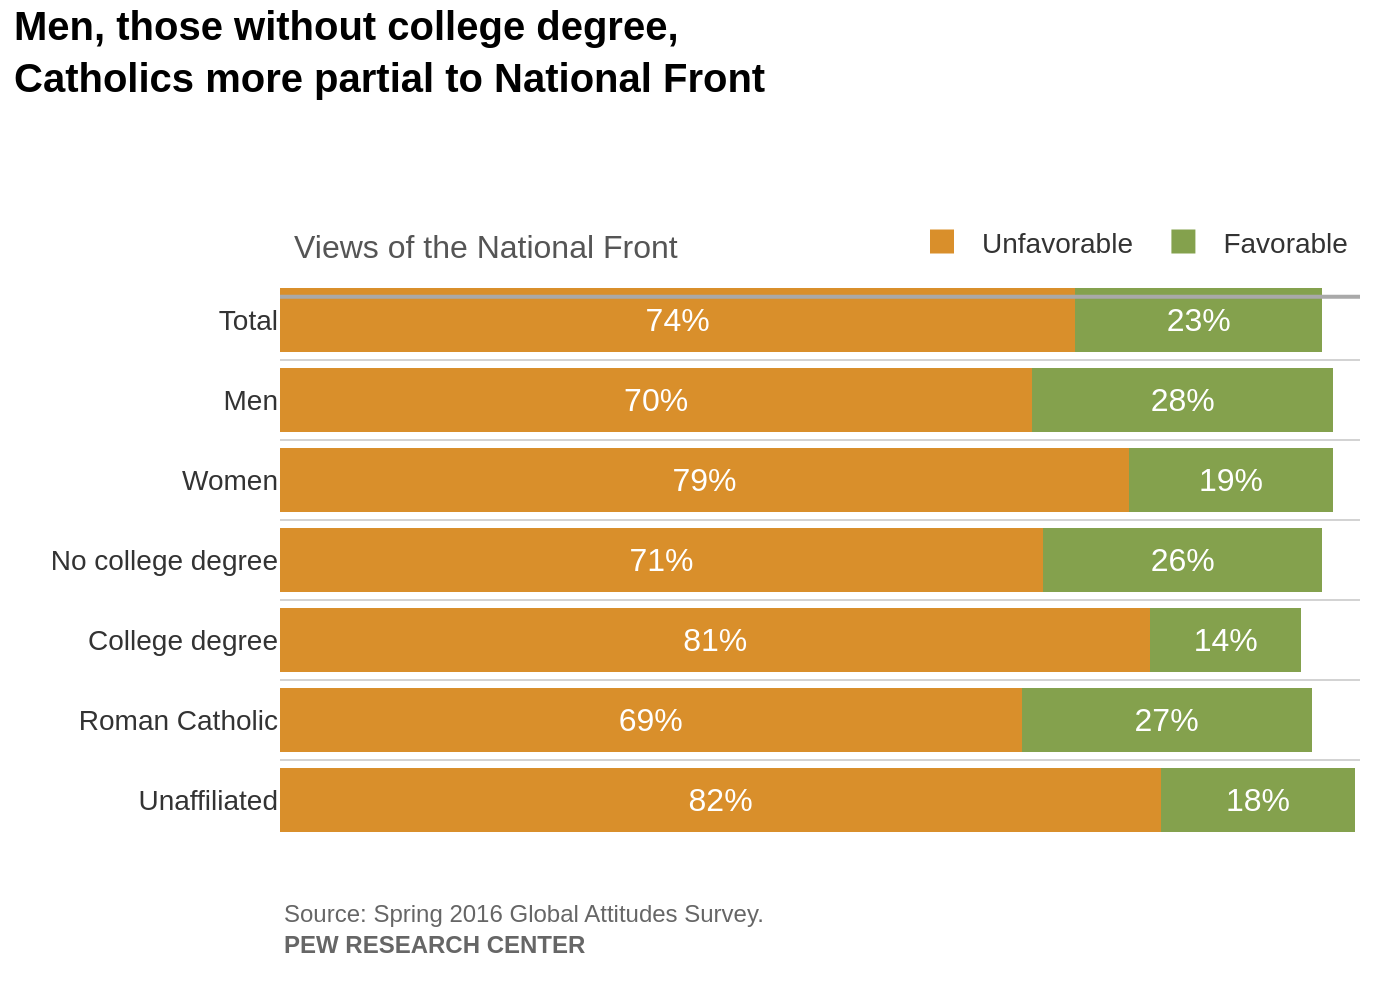

The Python source for this figure:
import sys
import json
import plotly.graph_objects as go
import os

# Check if the file path is provided as a command-line argument
if len(sys.argv) != 2:
    print("Usage: python generate_chart.py <path_to_json_file>")
    sys.exit(1)

json_file_path = sys.argv[1]

# Check if the JSON file exists
if not os.path.exists(json_file_path):
    print(f"Error: File not found at {json_file_path}")
    sys.exit(1)

# Read data from the specified JSON file
with open(json_file_path, 'r', encoding='utf-8') as f:
    chart_config = json.load(f)

# Extract data and texts from the JSON structure
chart_data = chart_config['chart_data']
texts = chart_config['texts']
colors = chart_config['colors']
categories = chart_data['categories']
series = chart_data['series']

# Initialize the figure
fig = go.Figure()

# Plotly plots categories from bottom to top, so we reverse the lists
y_categories = categories[::-1]

# Add a trace for each data series
for i, s in enumerate(series):
    # Reverse data to match the reversed categories
    series_data = s['data'][::-1]
    
    fig.add_trace(go.Bar(
        y=y_categories,
        x=series_data,
        name=texts['legend_labels'][i],
        orientation='h',
        marker=dict(
            color=colors[i],
            line_width=0
        ),
        text=[f'{val}%' for val in series_data],
        textposition='inside',
        insidetextanchor='middle',
        textfont=dict(
            family='Arial',
            size=16,
            color='white'
        ),
        hoverinfo='none'
    ))

# Configure the layout
fig.update_layout(
    barmode='stack',
    title=dict(
        text=f"<b>{texts['title']}</b>",
        font=dict(family='Arial', size=20, color='black'),
        x=0.01,
        xanchor='left',
        y=0.96,
        yanchor='top'
    ),
    xaxis=dict(
        showgrid=False,
        showline=False,
        showticklabels=False,
        zeroline=False,
        range=[0, 100.5] # Add a little padding to the right
    ),
    yaxis=dict(
        showgrid=False,
        showline=False,
        zeroline=False,
        ticks='',
        categoryorder='array',
        categoryarray=y_categories,
        tickfont=dict(family='Arial', size=14)
    ),
    legend=dict(
        orientation="h",
        yanchor="bottom",
        y=1.01,
        xanchor="right",
        x=1,
        traceorder='normal',
        font=dict(family='Arial', size=14),
        bgcolor='rgba(0,0,0,0)'
    ),
    plot_bgcolor='white',
    paper_bgcolor='white',
    margin=dict(l=140, r=20, t=140, b=80),
    font=dict(family="Arial", size=12, color="#333333"),
    annotations=[
        dict(
            xref='paper', yref='paper',
            x=0.01, y=1.02,
            text=f"<span style='color:#555555; font-size:16px;'>{texts['subtitle']}</span>",
            showarrow=False,
            xanchor='left',
            yanchor='bottom'
        ),
        dict(
            xref='paper', yref='paper',
            x=0, y=-0.1,
            text=texts['source'],
            showarrow=False,
            xanchor='left',
            yanchor='top',
            align='left',
            font=dict(family='Arial', size=12, color='#666666')
        )
    ]
)

# Add separator lines between categories
# Main line below subtitle/legend
fig.add_shape(type="line", xref="paper", yref="paper",
              x0=0, y0=0.97, x1=1, y1=0.97,
              line=dict(color="darkgrey", width=2))

# Thin lines between bars
for i in range(len(y_categories) - 1):
    fig.add_shape(type="line", xref="paper", yref="y",
                  x0=0, y0=i + 0.5, x1=1, y1=i + 0.5,
                  line=dict(color="lightgrey", width=1))


# Determine the output filename from the input JSON path
base_filename = os.path.splitext(os.path.basename(json_file_path))[0]
output_filename = f"{base_filename}.png"

# Save the figure as a PNG image
fig.write_image(output_filename, scale=2)

print(f"Chart saved to {output_filename}")
